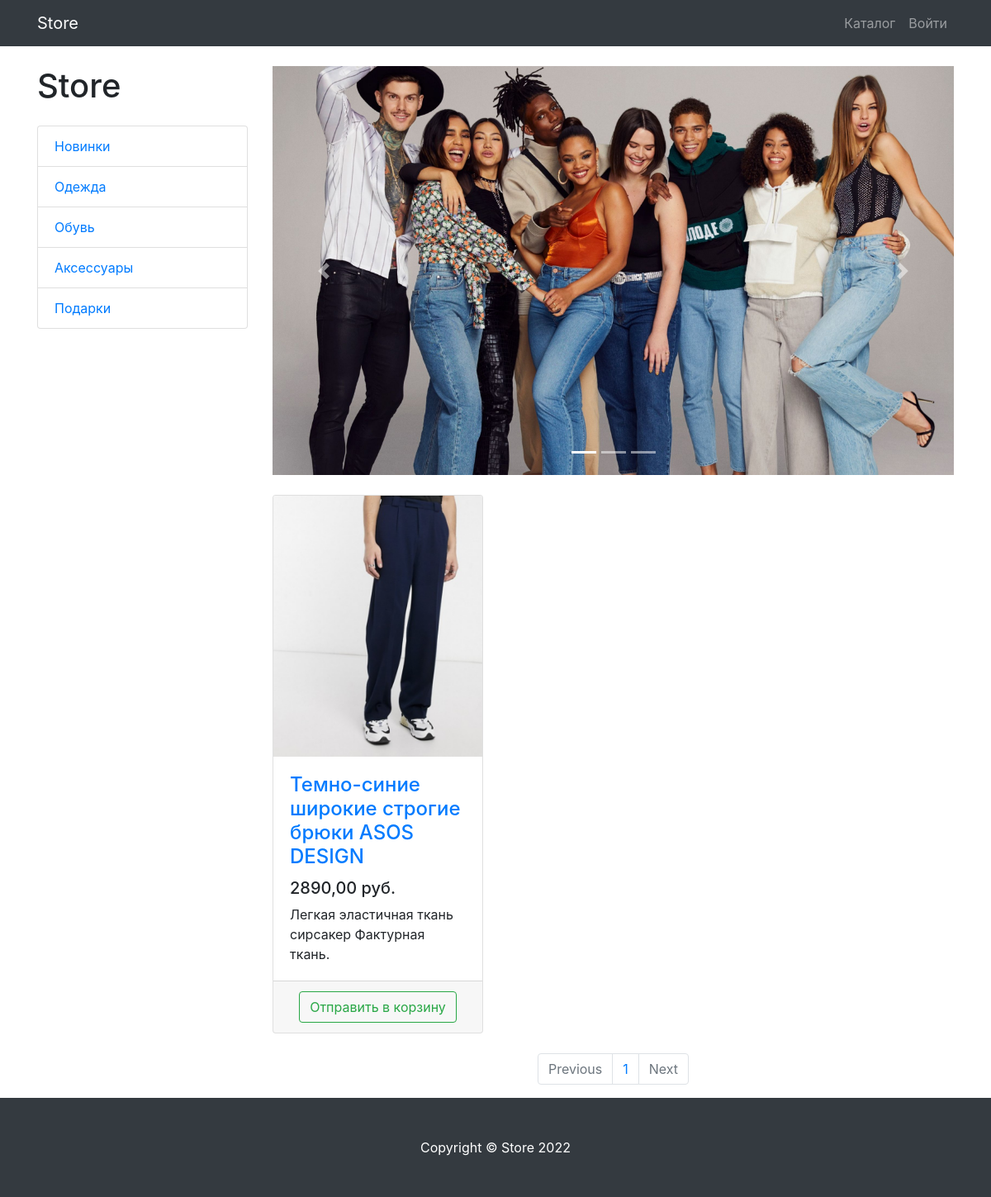
Screenshot of /products/category/2/ with the database file from the repository.
### products/models.py (models this page shows, shortened)
class ProductCategory(models.Model):
    name = models.CharField(max_length=128)
    description = models.TextField(null=True, blank=True)
    class Meta:
        verbose_name = 'Category'
        verbose_name_plural = 'Categories'

class Product(models.Model):
    name = models.CharField(max_length=256)
    description = models.TextField()
    price = models.DecimalField(max_digits=6, decimal_places=2)
    quantity = models.PositiveIntegerField(default=0)
    images = models.ImageField(upload_to='products_images')
    category = models.ForeignKey(to=ProductCategory, on_delete=models.CASCADE)
    class Meta:
        verbose_name = 'Product'
        verbose_name_plural = 'Products'

### products/views.py (the view)
# urls.py: path('', products, name='index'),
def products(request, category_id=None, page_number=1):
    prods = Product.objects.filter(category_id=category_id) if category_id else Product.objects.all()
    per_page = 3
    paginator = Paginator(prods, per_page)
    products_paginator = paginator.page(page_number)
    context = {
        'products': products_paginator,
        'categories': ProductCategory.objects.all(),
    }
    return render(request, 'products/products.html', context)

### products/templates/products/products.html (shortened to what this page needs)
{% extends 'products/base.html' %}
{% load static %}
{% block css %}
<link href="{% static 'vendor/css/products.css' %}" rel="stylesheet">
{% endblock %}
{% block content %}
<div class="container">
    <div class="row">
        <div class="col-lg-3">
            <h1 class="my-4">Store</h1>
            <div class="list-group">
                {% for cat in categories %}
                <a href="{% url 'products:category' cat.id %}" class="list-group-item">{{ cat.name }}</a>
                {% endfor %}
            </div>
        </div>
        <div class="col-lg-9">
            <div id="carouselExampleIndicators" class="carousel slide my-4" data-ride="carousel">
                <ol class="carousel-indicators">
                    <li data-target="#carouselExampleIndicators" data-slide-to="0" class="active"></li>
                    <li data-target="#carouselExampleIndicators" data-slide-to="1"></li>
                    <li data-target="#carouselExampleIndicators" data-slide-to="2"></li>
                </ol>
                <div class="carousel-inner" role="listbox">
                    <div class="carousel-item active">
                        <img class="d-block img-fluid" src="{% static 'vendor/img/slides/slide-1.jpg' %}" alt="First slide">
                    </div>
                </div>
                <a class="carousel-control-prev" href="#carouselExampleIndicators" role="button" data-slide="prev">
                    <span class="carousel-control-prev-icon" aria-hidden="true"></span>
                </a>
                <a class="carousel-control-next" href="#carouselExampleIndicators" role="button" data-slide="next">
                    <span class="carousel-control-next-icon" aria-hidden="true"></span>
                </a>
            </div>
            <div class="row">
                {% for prod in products %}
                <div class="col-lg-4 col-md-6 mb-4">
                    <div class="card h-100">
                        <a href="#">
                            <img class="card-img-top"
                                 src="{{ prod.images.url }}"
                                 alt="">
                        </a>
                        <div class="card-body">
                            <h4 class="card-title">
                                <a href="#">{{ prod.name }}</a>
                            </h4>
                            <h5>{{ prod.price }} руб.</h5>
                            <p class="card-text">{{ prod.description}}</p>
                        </div>
                        <div class="card-footer text-center">
                            <a href="{% url 'products:basket_add' prod.id %}">
                                <button type="button" class="btn btn-outline-success">Отправить в корзину</button>
                            </a>
                        </div>
                    </div>
                </div>
                {% endfor %}
            </div>
            <nav aria-label="Page navigation example">
                <ul class="pagination justify-content-center">
                    <li class="page-item {% if not products.has_previous %} disabled {% endif %}">
                        <a class="page-link"
                           href="{% if products.has_previous %} {% url 'products:paginator' products.previous_page_number %} {% else %} # {% endif %}" tabindex="-1" aria-disabled="true">
                            Previous
                        </a>
                    </li>
                    {% for page in products.paginator.page_range %}
                    <li class="page-item">
                        <a class="page-link" href="{% url 'products:paginator' page %}">
                            {{ page }}
                        </a>
                    </li>
                    {% endfor %}
                    <li class="page-item {% if not products.has_next %} disabled {% endif %}">
                        <a class="page-link"
                           href="{% if products.has_next %} {% url 'products:paginator' products.next_page_number %} {% else %} # {% endif %}">
                            Next
                        </a>
                    </li>
                </ul>
            </nav>
        </div>
    </div>
</div>
{% endblock %}
{% block footer %}
<footer class="py-5 bg-dark">
    <div class="container">
        <p class="m-0 text-center text-white">Copyright &copy; Store 2022</p>
    </div>
</footer>
{% endblock %}

### rows the page displays
ProductCategory: name "Новинки"
ProductCategory: name "Одежда"
ProductCategory: name "Обувь"
ProductCategory: name "Аксессуары"
ProductCategory: name "Подарки"
Product: images (picture), name "Темно-синие широкие строгие брюки ASOS DESIGN", price "2890,00", description "Легкая эластичная ткань сирсакер Фактурная ткань."

### other values shown
{{ page }} "1"
